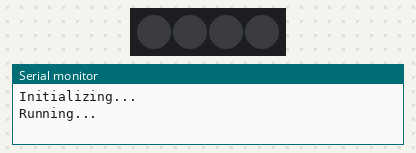
The sketch below on a simulated Arduino Uno, built with avr-gcc and run on an emulated ATmega328P. Shown: 4 RGB LEDs in strip order, left to right, the last lines printed to the serial monitor. Dim RGB values are drawn brighter than linear.

Above: at 0.1 s.
At 5.1 s:
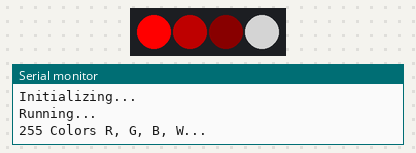
At 10.1 s:
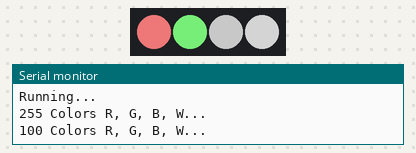
At 15.1 s:
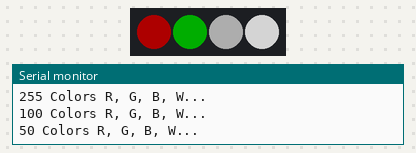
At 30.1 s:
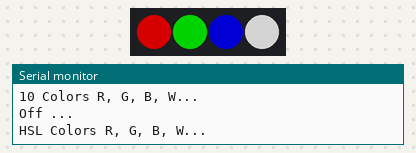
Timing chart, 0 to 36.5 s (numbered marks = the images above):
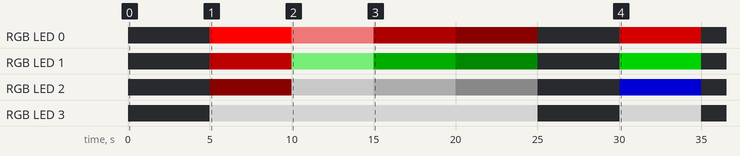

The sketch:

sketch_sep01a.ino
```cpp
// NeoPixelTest
// This example will cycle between showing four pixels as Red, Green, Blue, White
// and then showing those pixels as Black.
//
// Included but commented out are examples of configuring a NeoPixelBus for
// different color order including an extra white channel, different data speeds, and
// for Esp8266 different methods to send the data.
// NOTE: You will need to make sure to pick the one for your platform
//
//
// There is serial output of the current state so you can confirm and follow along
//

#include <NeoPixelBus.h>

const uint16_t PixelCount = 4; // this example assumes 4 pixels, making it smaller will cause a failure
const uint8_t PixelPin = 15;  // make sure to set this to the correct pin, ignored for Esp8266

#define colorSaturation 128

// three element pixels, in different order and speeds
//NeoPixelBus<NeoGrbFeature, Neo800KbpsMethod> strip(PixelCount, PixelPin);
//NeoPixelBus<NeoRgbFeature, Neo400KbpsMethod> strip(PixelCount, PixelPin);

// For Esp8266, the Pin is omitted and it uses GPIO3 due to DMA hardware use.
// There are other Esp8266 alternative methods that provide more pin options, but also have
// other side effects.
// for details see wiki linked here https://github.com/Makuna/NeoPixelBus/wiki/ESP8266-NeoMethods

// You can also use one of these for Esp8266,
// each having their own restrictions
//
// These two are the same as above as the DMA method is the default
// NOTE: These will ignore the PIN and use GPI03 pin
//NeoPixelBus<NeoGrbFeature, NeoEsp8266Dma800KbpsMethod> strip(PixelCount, PixelPin);
//NeoPixelBus<NeoRgbFeature, NeoEsp8266Dma400KbpsMethod> strip(PixelCount, PixelPin);

// Uart method is good for the Esp-01 or other pin restricted modules
// for details see wiki linked here https://github.com/Makuna/NeoPixelBus/wiki/ESP8266-NeoMethods
// NOTE: These will ignore the PIN and use GPI02 pin
//NeoPixelBus<NeoGrbFeature, NeoEsp8266Uart1800KbpsMethod> strip(PixelCount, PixelPin);
//NeoPixelBus<NeoRgbFeature, NeoEsp8266Uart1400KbpsMethod> strip(PixelCount, PixelPin);

// The bitbang method is really only good if you are not using WiFi features of the ESP
// It works with all but pin 16
//NeoPixelBus<NeoGrbFeature, NeoEsp8266BitBang800KbpsMethod> strip(PixelCount, PixelPin);
//NeoPixelBus<NeoRgbFeature, NeoEsp8266BitBang400KbpsMethod> strip(PixelCount, PixelPin);

// four element pixels, RGBW
//NeoPixelBus<NeoRgbwFeature, Neo800KbpsMethod> strip(PixelCount, PixelPin);
NeoPixelBus<NeoGrbwFeature, Neo800KbpsMethod> strip(PixelCount, PixelPin);

RgbColor red(colorSaturation, 0, 0);
RgbColor green(0, colorSaturation, 0);
RgbColor blue(0, 0, colorSaturation);
RgbColor white(colorSaturation);
RgbColor black(0);

HslColor hslRed(red);
HslColor hslGreen(green);
HslColor hslBlue(blue);
HslColor hslWhite(white);
HslColor hslBlack(black);


void setup()
{
    Serial.begin(115200);
    while (!Serial); // wait for serial attach

    Serial.println();
    Serial.println("Initializing...");
    Serial.flush();

    // this resets all the neopixels to an off state
    strip.Begin();
    strip.Show();


    Serial.println();
    Serial.println("Running...");
}


void loop()
{
    delay(5000);

    Serial.println("255 Colors R, G, B, W...");
    // set the colors,
    // if they don't match in order, you need to use NeoGrbFeature feature
    strip.SetPixelColor(0, RgbwColor(255,0,0,0));
    strip.SetPixelColor(1, RgbwColor(80,0,0,0));
    strip.SetPixelColor(2, RgbwColor(10,0,0,0));
    strip.SetPixelColor(3, white);
    // the following line demonstrates rgbw color support
    // if the NeoPixels are rgbw types the following line will compile
    // if the NeoPixels are anything else, the following line will give an error
    //strip.SetPixelColor(3, RgbwColor(colorSaturation));
    strip.Show();


    delay(5000);

    Serial.println("100 Colors R, G, B, W...");
    // set the colors,
    // if they don't match in order, you need to use NeoGrbFeature feature
    strip.SetPixelColor(0, RgbwColor(100,0,0,100));
    strip.SetPixelColor(1, RgbwColor(0,100,0,100));
    strip.SetPixelColor(2, RgbwColor(0,0,0,100));
    strip.SetPixelColor(3, white);
    // the following line demonstrates rgbw color support
    // if the NeoPixels are rgbw types the following line will compile
    // if the NeoPixels are anything else, the following line will give an error
    //strip.SetPixelColor(3, RgbwColor(colorSaturation));
    strip.Show();


    delay(5000);

    Serial.println("50 Colors R, G, B, W...");
    // set the colors,
    // if they don't match in order, you need to use NeoGrbFeature feature
    strip.SetPixelColor(0, RgbwColor(50,0,0,0));
    strip.SetPixelColor(1, RgbwColor(0,50,0,0));
    strip.SetPixelColor(2, RgbwColor(0,0,0,50));
    strip.SetPixelColor(3, white);
    // the following line demonstrates rgbw color support
    // if the NeoPixels are rgbw types the following line will compile
    // if the NeoPixels are anything else, the following line will give an error
    //strip.SetPixelColor(3, RgbwColor(colorSaturation));
    strip.Show();


    delay(5000);

    Serial.println("10 Colors R, G, B, W...");
    // set the colors,
    // if they don't match in order, you need to use NeoGrbFeature feature
    strip.SetPixelColor(0, RgbwColor(10,0,0,0));
    strip.SetPixelColor(1, RgbwColor(0,10,0,0));
    strip.SetPixelColor(2, RgbwColor(0,0,0,10));
    strip.SetPixelColor(3, white);
    // the following line demonstrates rgbw color support
    // if the NeoPixels are rgbw types the following line will compile
    // if the NeoPixels are anything else, the following line will give an error
    //strip.SetPixelColor(3, RgbwColor(colorSaturation));
    strip.Show();


    delay(5000);

    Serial.println("Off ...");

    // turn off the pixels
    strip.SetPixelColor(0, black);
    strip.SetPixelColor(1, black);
    strip.SetPixelColor(2, black);
    strip.SetPixelColor(3, black);
    strip.Show();

    delay(5000);

    Serial.println("HSL Colors R, G, B, W...");

    // set the colors,
    // if they don't match in order, you may need to use NeoGrbFeature feature
    strip.SetPixelColor(0, hslRed);
    strip.SetPixelColor(1, hslGreen);
    strip.SetPixelColor(2, hslBlue);
    strip.SetPixelColor(3, hslWhite);
    strip.Show();


    delay(5000);

    Serial.println("Off again...");

    // turn off the pixels
    strip.SetPixelColor(0, hslBlack);
    strip.SetPixelColor(1, hslBlack);
    strip.SetPixelColor(2, hslBlack);
    strip.SetPixelColor(3, hslBlack);
    strip.Show();

}
```

Measured:
- by itself, RGB LED 3: off → RGB(128, 128, 128) at 5.0 s, → off 20.0 s later, → RGB(128, 128, 128) 5.0 s later, → off 5.0 s later
- by itself, RGB LED 1: off → RGB(80, 0, 0) at 5.0 s, → RGB(100, 200, 100) 5.0 s later, → RGB(0, 50, 0) 5.0 s later, → RGB(0, 10, 0) 5.0 s later, … (7 changes in this stretch)
- by itself, RGB LED 0: off → RGB(255, 0, 0) at 5.0 s, → RGB(200, 100, 100) 5.0 s later, → RGB(50, 0, 0) 5.0 s later, → RGB(10, 0, 0) 5.0 s later, … (7 changes in this stretch)
